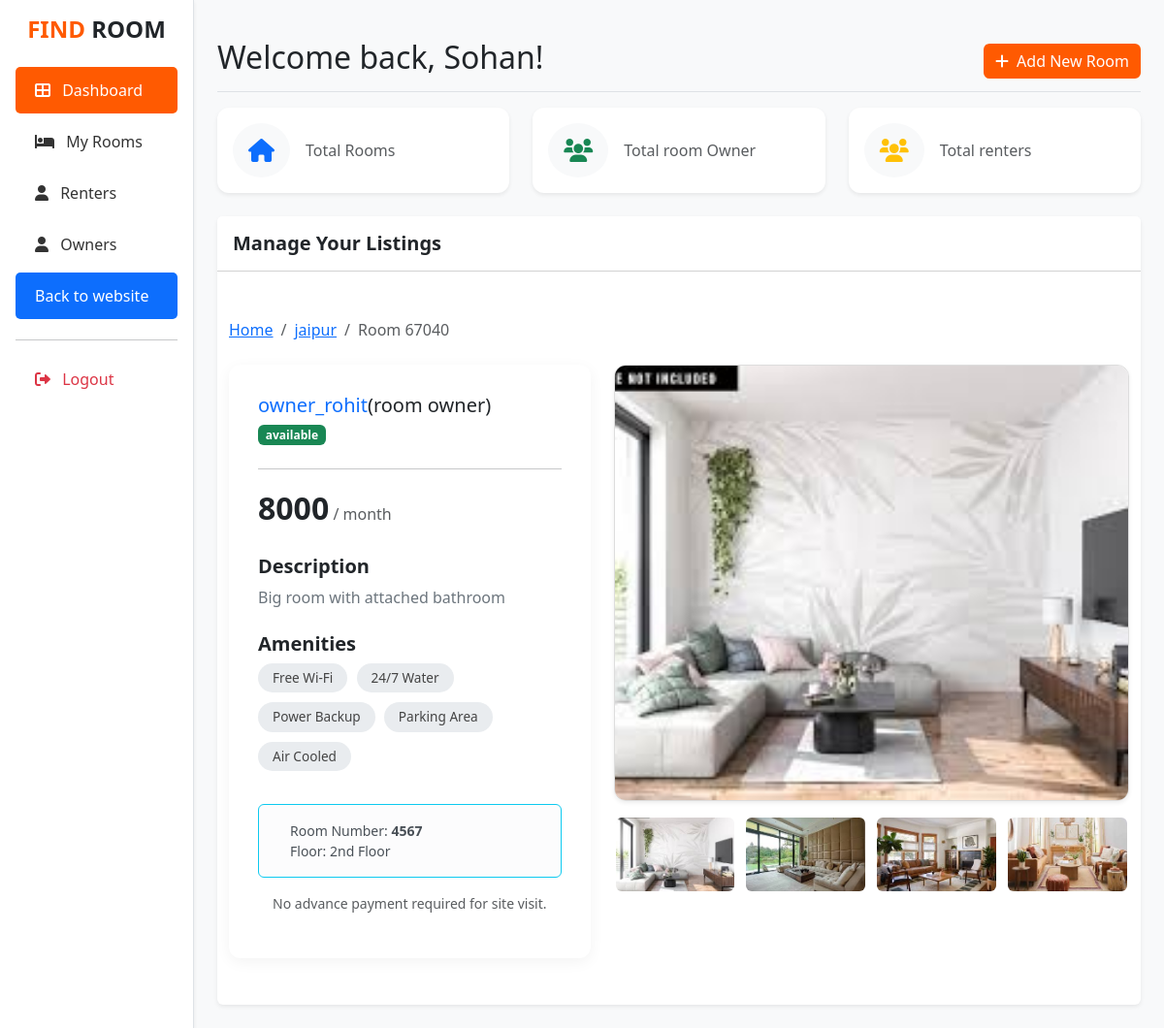
Before: /room/roomDetailAdmin/9/ with the older database file.
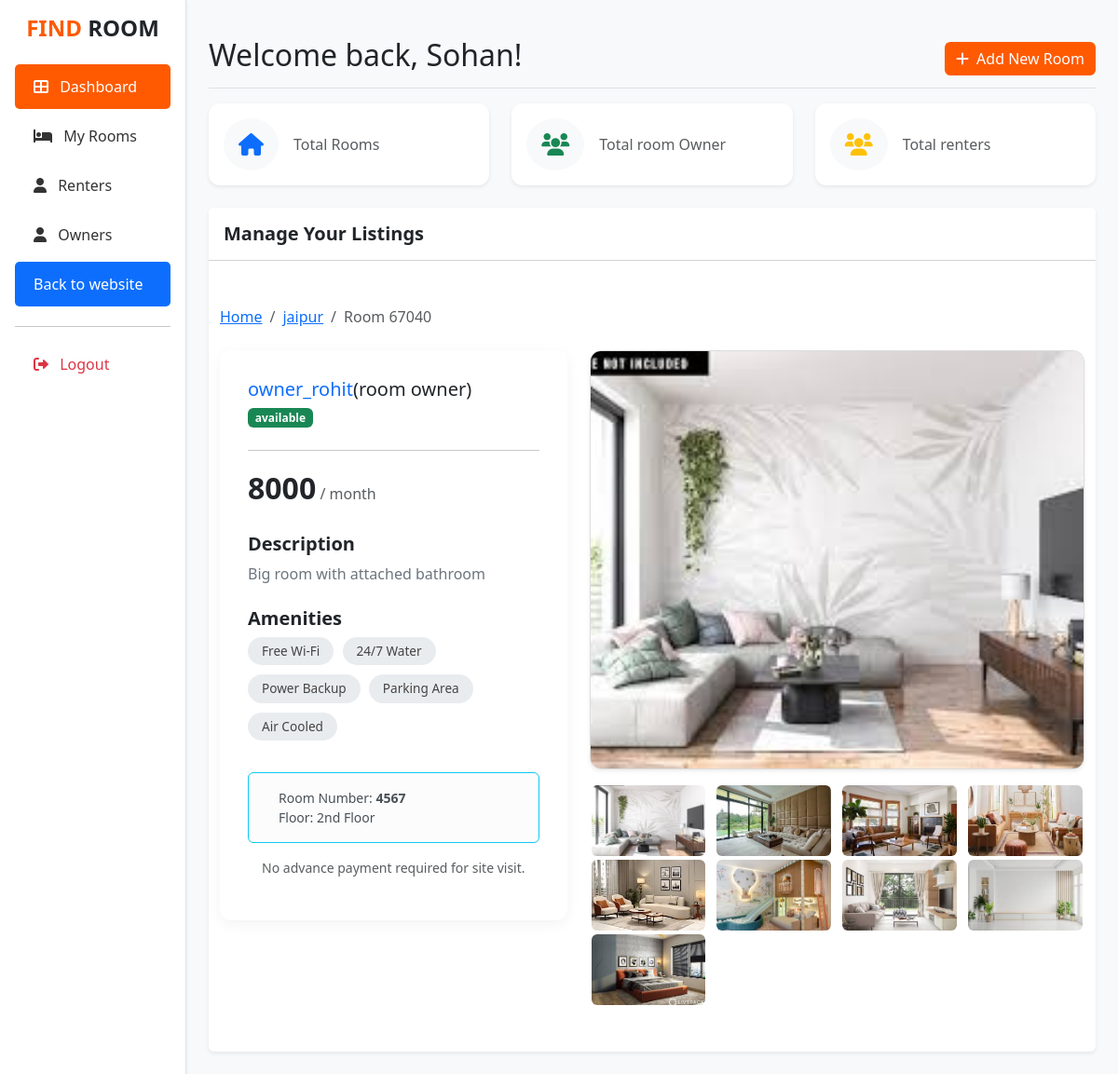
After: the same page with the newer database file.
### Room/models.py (models this page shows, shortened)
class Room_Image(models.Model):
    room = models.ForeignKey(Room, on_delete=models.CASCADE,related_name='room_images')
    image = models.ImageField( upload_to= 'room_images/', null=True, blank=True)
    check_image = models.BooleanField(default=False)

### Room/views.py (the view)
# urls.py: path('roomDetailAdmin/<int:pk>/',AdminRoomDeatil.as_view(),name='AdminRoomDeatil'),
class AdminRoomDeatil(View):
    def get(self,request,pk):
        room = get_object_or_404(Room, pk=pk)
        if room.room_checked == True:
            room_image =Room_Image.objects.filter(room=room, check_image=True)
        else:
            room_image =Room_Image.objects.filter(room=room)
        payment = Payment.objects.filter(room=room, paid=True).first()
        renter = None
        if payment:
            renter = payment.user
        context = {
            "room":room,
            "images":room_image,
            "renter":renter
        }
        return render(request, 'deshbord/room-details.html', {"context":context})

### Room/models.py (called while the page is built)
    def __str__(self):
        return self.username

### Room/views.py (called while the page is built)
def dashboard_stats(request):
    if request.user.is_authenticated:
        return {
            'total_rooms': Room.objects.all().count(),
            'total_room_owners':UserModel.objects.filter(groups__name='Owner').count(),
            'total_room_renter':UserModel.objects.filter(groups__name='Renter').count(),
        }
    return {}

### templates/deshbord/room-details.html (shortened to what this page needs)
{% extends 'deshbord/base_B.html' %}
{% block content %}
    <div class="container my-5">
        <nav aria-label="breadcrumb" class="mb-4">
            <ol class="breadcrumb">
              <li class="breadcrumb-item"><a href="index.html">Home</a></li>
              <li class="breadcrumb-item"><a href="#">{{context.room.city}}</a></li>
              <li class="breadcrumb-item active">Room {{ context.room.room_number }}</li>
            </ol>
        </nav>
        <div class="row g-4">
            <div class="col-lg-5 order-2 order-lg-1">
                <div class="details-card">
                    <h5><span class="text-primary" >{{ context.room.onwer }}</span>(room owner)
                    </h5>
                    {% if context.room.available == True %}
                    <span class="badge bg-success mb-2">available</span>
                    {% else %}
                    <span class="badge bg-warning mb-2">not available</span>
                    {% endif %}
                    <hr>
                    <div class="mb-4">
                        <span class="price-tag">{{ context.room.price }}</span> <span class="text-muted">/ month</span>
                    </div>
                    <h5 class="fw-bold mt-4">Description</h5>
                    <p class="text-secondary">
                        {{ context.room.description }}
                    </p>
                    <h5 class="fw-bold mt-4">Amenities</h5>
                    <div class="mb-4">
                        <span class="amenity-badge"> Free Wi-Fi</span>
                        <span class="amenity-badge"> 24/7 Water</span>
                        <span class="amenity-badge"> Power Backup</span>
                        <span class="amenity-badge"> Parking Area</span>
                        <span class="amenity-badge"> Air Cooled</span>
                    </div>
                    <div class="alert alert-light border border-info d-flex align-items-center">
                        <div class="small">Room Number: <strong>4567</strong><br>Floor: 2nd Floor</div>
                    </div>
                    <p class="text-center mt-3 small text-muted">No advance payment required for site visit.</p>
                </div>
            </div>
            <div class="col-lg-7 order-1 order-lg-2">
                <div class="main-img-container shadow-sm">
                    <img id="mainImage" src="{{ context.images.0.image.url }}" alt="Room View">
                </div>
                <div class="row gx-2 mt-2">
                    {% for image in context.images %}
                        <div class="col-3">
                            <img class="thumb-img" src="{{ image.image.url  }}" onclick="changeImage(this)">
                        </div>
                    {% endfor %}
                </div>
            </div>
        </div>
    </div>
{% endblock %}

Changed rows visible on the page:
added Room_Image: image (picture)
added Room_Image: image (picture)
added Room_Image: image (picture)
added Room_Image: image (picture)
added Room_Image: image (picture)
